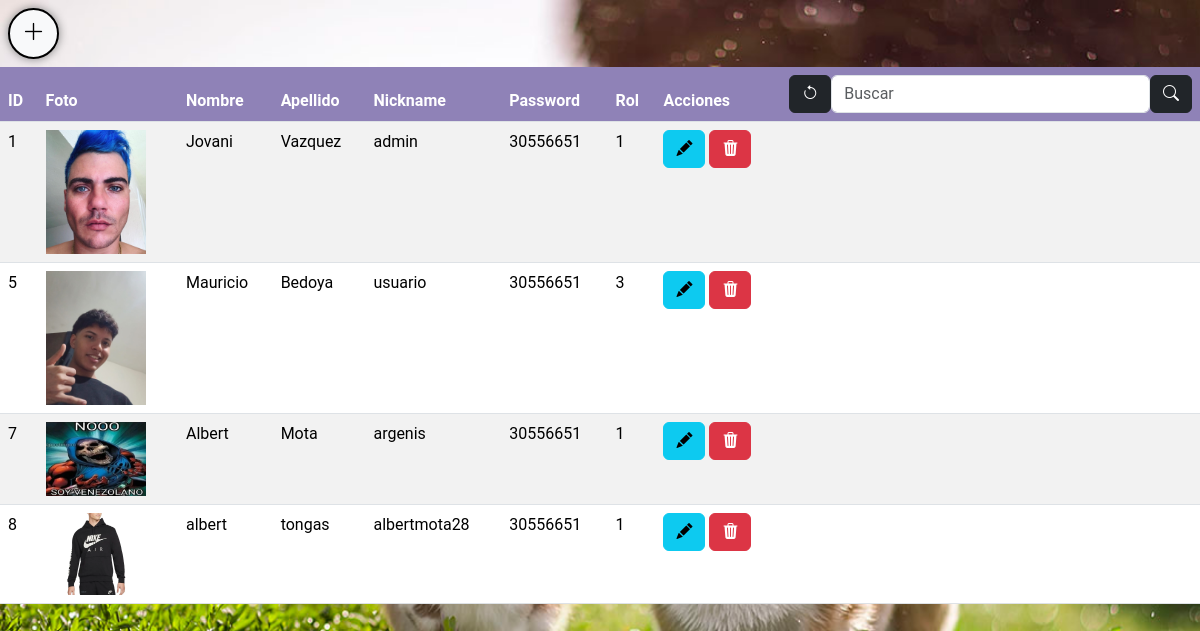
Screenshot of /usuarios/ with the database file from the repository.
### tienda/models.py (models this page shows, shortened)
class Usuario(models.Model):
    ROLES = (
        (1, 'Administrador'),
        (2, 'Empleado'),
        (3, 'Usuario'),
    )
    foto = models.ImageField(null=True, blank=True, upload_to='fotos', default='fotos/default.png')
    nombre = models.CharField(max_length=254)
    apellido = models.CharField(max_length=254)
    nick = models.CharField(max_length=254)
    password = models.CharField(max_length=254)
    email = models.EmailField(max_length=254)
    rol = models.IntegerField(choices=ROLES, default=3)

### tienda/views.py (the view)
# urls.py: path("usuarios/", views.usuarios, name="usuarios"),
def usuarios(request):
    query = Usuario.objects.all()
    contexto = {"data": query}
    return render(request, "tienda/usuarios/usuarios.html", contexto)

### tienda/templates/tienda/usuarios/usuarios.html (shortened to what this page needs)
{% extends 'tienda/base.html' %}
{% load static %}
{% block contenedor %}
<a class="btn btn-light m-2 crear_formulario" href="{% url 'tienda:usuarios_formulario' %}" ><i class="bi bi-plus-lg" style="font-size: 23px;"></i></a>
<table class="tablas_modulos table table-striped">
    <thead class="encabezados_tablas">
        <th>ID</th>
        <th>Foto</th>
        <th>Nombre</th>
        <th>Apellido</th>
        <th>Nickname</th>
        <th>Password</th>
        <th>Rol</th>
        <th>Acciones</th>
        <th>
            <form class="d-flex" role="search" method="post" action="{% url 'tienda:usuarios_buscar' %}" style="">
                <a href=""><i class="btn btn-dark bi bi-arrow-counterclockwise" style="color: white;"></i></a>
                <input class="form-control buscar_tablas" type="search" placeholder="Buscar" aria-label="Search" name="buscar"
                       value="{{ buscado }}">
                <button class="btn btn-dark" type="submit"><i class="bi bi-search"></i></button>
            </form>
        </th>
    </thead>
    {% if data %}
        {% for u in data %}
        <tr>
            <td>{{ u.id }}</td>
            <td class="portfolio-item image-zoom">
                <a href="{{ u.foto.url }}" data-fancybox="gallery">
                    <img class="img-fluid img-portfolio" alt="Panning picture #1" src="{{ u.foto.url }}" width="100px">
                </a>
            </td>
            <td>{{ u.nombre }}</td>
            <td>{{ u.apellido }}</td>
            <td>{{ u.nick }}</td>
            <td>{{ u.password }}</td>
            <td>{{ u.rol }}</td>
            <td>
                <a href="{% url 'tienda:usuarios_editar' u.id %}" class="btn btn-info"><i class="bi bi-pencil-fill"></i></a>
                <a href="javascript:confirmar_eliminar('{{ u.id }}', '{% url 'tienda:usuarios_eliminar' u.id %}');" class="btn btn-danger"><i class="bi bi-trash3-fill"></i></a>
            </td>
            <td></td>
        </tr>
        {% endfor %}
    {% endif %}
</table>
</body>
</html>
{% endblock %}

### tienda/static/tienda/css/styles2.css (style rules this page uses)
* { margin: 0; padding: 0; box-sizing: border-box; text-decoration: none; font-family: 'Roboto', sans-serif; }
body { background-image: url(../images/banner_inicio.jpg); background-size: cover; background-repeat: no-repeat; background-position: center; background-attachment: fixed; }
.encabezados_tablas th { background-color: #8F82B7 !important; color: white !important; padding: -50px !important; }
.crear_formulario { border: 2px solid #000000 !important; border-radius: 50px !important; box-shadow: 0 0 10px gray; }

### rows the page displays
Usuario: id "1", foto (picture), nombre "Jovani", apellido "Vazquez", nick "admin", password "30556651", rol "1"
Usuario: id "5", foto (picture), nombre "Mauricio", apellido "Bedoya", nick "usuario", password "30556651", rol "3"
Usuario: id "7", foto (picture), nombre "Albert", apellido "Mota", nick "argenis", password "30556651", rol "1"
Usuario: id "8", foto (picture), nombre "albert", apellido "tongas", nick "albertmota28", password "30556651", rol "1"
